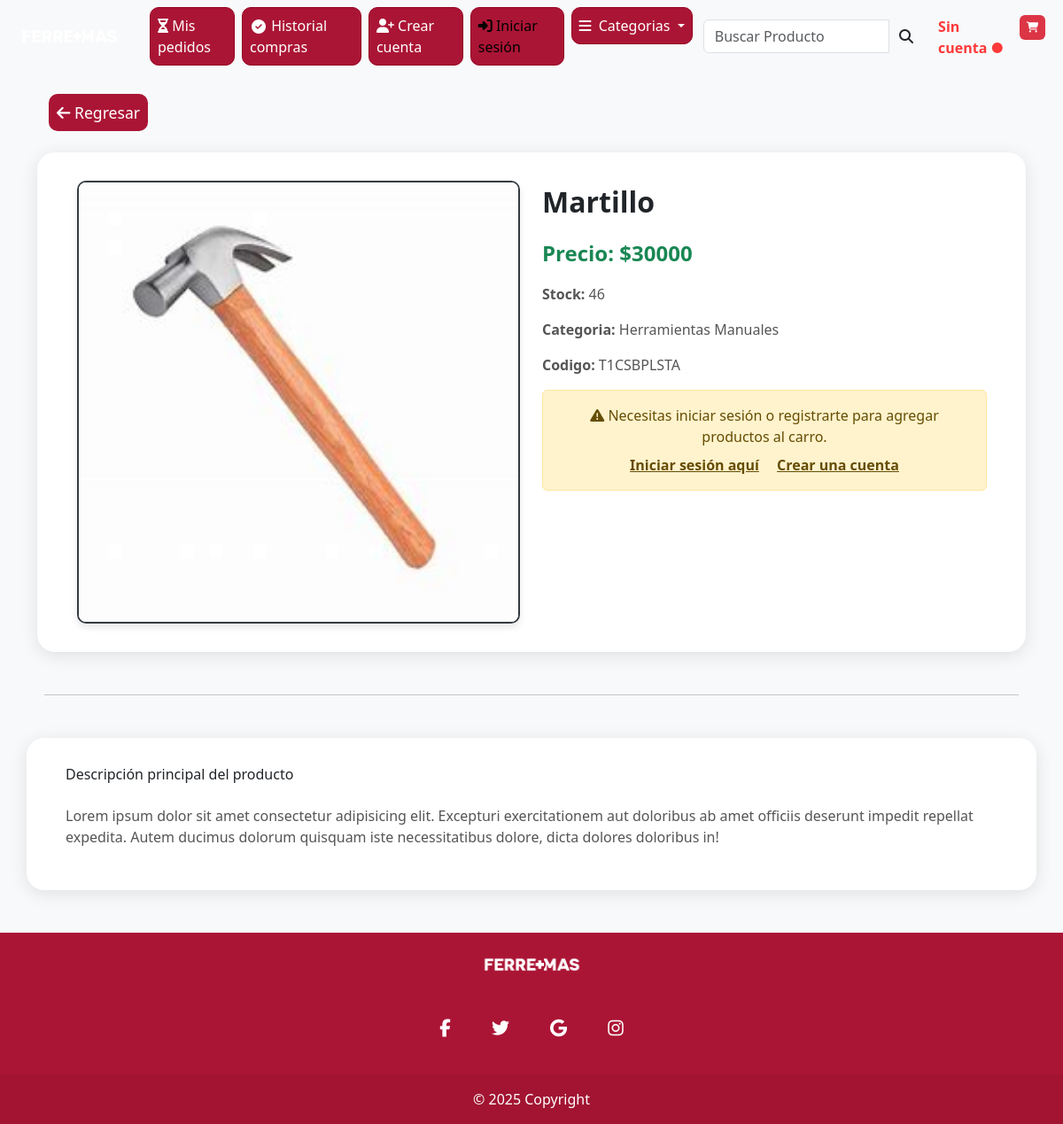
/store/producto/3/, run on the app's committed database.
### store/models.py (models this page shows, shortened)
class Producto(models.Model):
    nombre_producto = models.CharField(max_length=50)#falto modelo pero no importa
    descripcion_producto = models.TextField()
    precio_producto = models.IntegerField()
    cantidad_producto = models.IntegerField(default=0)
    creacion_producto = models.DateTimeField(default=timezone.now)
    imagen_producto = models.ImageField(upload_to='producto/', null=True, blank=True)
    id_categoria = models.ForeignKey(Categorias, on_delete=models.CASCADE, default=0)
    codigo_producto = models.CharField(max_length=10, unique=True, editable=False, blank=True)

class Categorias(models.Model):
    id_categoria = models.IntegerField(primary_key=True)
    nombre_categoria = models.CharField(max_length = 50)
    imagen_categoria = models.ImageField(upload_to='categoria/', null=True, blank=True)

### store/views.py (the view)
# urls.py: path('producto/<int:pk>/', views.detalle_productos, name='detalle_productos'),
def detalle_productos(request, pk):
    producto = get_object_or_404(Producto.objects.select_related('id_categoria').all(), pk=pk)
    return render(request, 'detalle_producto.html', {'producto': producto})

### store/templates/detalle_producto.html (shortened to what this page needs)
<!DOCTYPE html>
{% load static %}
<html lang="es">
<head>
  {% load bootstrap5 %}
  {% bootstrap_css %}
  <link rel="stylesheet" href="{% static 'css/detalle-producto-2.css' %}">
  <link rel="stylesheet" href="{% static 'css/nav.css' %}">
  <link rel="stylesheet" href="https://cdnjs.cloudflare.com/ajax/libs/font-awesome/6.6.0/css/all.min.css"
 />
</head>
<body>
  <nav class="navbar navbar-expand-lg bg-body-tertiary">
    <div class="container-fluid">
      <div class="collapse navbar-collapse" id="navbarSupportedContent">
        <a class="navbar-brand mt-2 mt-lg-0" href="{% url 'home' %}">
          <img src="{% static  'images/logo-ferremas.png' %}" height="40" alt="MDB Logo" loading="lazy" />
        </a>
        <ul class="navbar-nav me-auto mb-2 mb-lg-0">
          <li class="nav-item">
            <a class="link-diseño-nav nav-link" href="{% url 'Pedidos_pendientes' %}">
              <i class="fas fa-hourglass-half"></i>
              Mis pedidos
            </a>
          </li>
          <li class="nav-item">
            <a class="link-diseño-nav nav-link" href="{% url 'compras_usuario' %}">
              <i class="nav-icons fas fa-check-circle"></i>
              Historial compras
            </a>
          </li>
          <li class="nav-item">
            <a class="link-diseño-nav nav-link" href="{% url 'registro' %}">
              <i class="fas fa-user-plus"></i>
              Crear cuenta
            </a>
          </li>
          <li class="nav-item">
            <a class="link-diseño-nav nav-link active" aria-current="page" href="{% url 'inicio_sesion' %}">
              <i class="fas fa-sign-in-alt"></i>
              Iniciar sesión
            </a>
          </li>
          <li class="nav-item dropdown">
            <a class="link-diseño-nav nav-link dropdown-toggle" href="#" id="navbarDropdownMenuLink" role="button"
              data-bs-toggle="dropdown" aria-expanded="false">
              <i class="fas fa-bars me-1"></i> Categorias
            </a>
          </li>
        </ul>
      </div>
      <div class="d-flex align-items-center">
        <nav class="navbar bg-body-tertiary">
          <div class="container-fluid">
            <form class="d-flex input-group w-auto">
              <input type="search" class="form-control" placeholder="Buscar Producto" aria-label="Search"
                aria-describedby="search-addon" />
              <span class="input-group-text border-0" id="search-addon">
                <i class="fas fa-search"></i>
              </span>
            </form>
          </div>
        </nav>
        <ul class="navbar-nav">
          <li class="nav-item mx-1">
            {% if estado == 'usuarioAutenticado' %}
            <p class="nav-autenticacion-1">
              <b>Activo ●</b>
            </p>
            {% else %}
            <p class=" nav-autenticacion-2">
              <b>Sin cuenta ●</b>
            </p>
            {% endif %}
          </li>
          <li class="nav-item">
            <a class="nav-link" href="{% url 'carro_compra' %}">
              <span class="cantidad-carro-nav badge badge-pill bg-danger py-2">
                <i class="fas fa-shopping-cart "></i>
              </span>
            </a>
          </li>
        </ul>
      </div>
    </div>
  </nav>
  <div class="container mt-3">
<div class=" my-2 py-3">
<a href="{% url 'home' %}" class="btn-principal my-4">
      <i class="fas fa-arrow-left"></i> Regresar
    </a>
</div>
    <div class="container mt-3 mb-5">
      <div class="row producto-detalle-container">
        <div class="col-md-6 d-flex align-items-center justify-content-center">
          {% if producto.imagen_producto %}
          <img src="{{ producto.imagen_producto.url }}" class="imagen_producto" alt="{{ producto.nombre_producto }}">
          {% endif %}
        </div>
        <div class="col-md-6">
          <p class="nom_producto">{{ producto.nombre_producto }}</p>
          <p class="precio_producto">Precio: ${{ producto.precio_producto }}</p>
          <p class="descripcion_producto"><b>Stock: </b> {{ producto.cantidad_producto }}</p>
          <p class="descripcion_producto"><b>Categoria: </b> {{ producto.id_categoria.nombre_categoria }}</p>
          <p class="descripcion_producto"><b>Codigo: </b>{{ producto.codigo_producto }}</p>
          {% if user.is_authenticated %}
          <div class="formulario-compra mx-auto  text-center ">
            <form class="mx-auto text-center" action="{% url 'agregar_al_carrito' producto.id %}" method="post">
              {% csrf_token %}
              {{ form.as_p }}
              <button type="submit" class="btn ms-5 btn-principal">
                <i class="fas fa-cart-plus"></i> Agregar al Carro
              </button>
            </form>
          </div>
          {% else %}
          <div class="alert alert-warning text-center" role="alert">
            <i class="fas fa-exclamation-triangle"></i>
            Necesitas iniciar sesión o registrarte para agregar productos al carro.
            <div class="text-center mt-2">
              <a href="{% url 'inicio_sesion' %}?next={{ request.path }}" class="alert-link me-2">Iniciar sesión
                aquí</a>
              <a href="{% url 'registro' %}?next={{ request.path }}" class="alert-link ms-2">Crear una cuenta</a>
            </div>
          </div>
        </div>
        {% endif %}
      </div>
    </div>
  </div>
  <hr class="mx-auto col-11">
  <div class="container mt-5 mb-5">
    <div class="row producto-detalle-container">
       <h6 >Descripción principal del producto</h6>
          <p class="descripcion_producto">{{ producto.descripcion_producto }}</p>
    </div>
  </div>
  <footer class="text-center mt-5">
    <div class="pt-3">
      <img src="{% static  'images/logo-ferremas.png' %}" height="40" alt="MDB Logo" loading="lazy" />
    </div>
    <div class="container pt-4">
      <section class="mb-4 mx-auto">
        <a data-mdb-ripple-init class="btn btn-link btn-floating btn-lg link-color-f m-1" href="#!" role="button"
          data-mdb-ripple-color="dark"><i class="fab fa-facebook-f"></i></a>
        <a data-mdb-ripple-init class="btn btn-link btn-floating btn-lg link-color-f m-1" href="#!" role="button"
          data-mdb-ripple-color="dark"><i class="fab fa-twitter"></i></a>
        <a data-mdb-ripple-init class="btn btn-link btn-floating btn-lg link-color-f m-1" href="#!" role="button"
          data-mdb-ripple-color="dark"><i class="fab fa-google"></i></a>
        <a data-mdb-ripple-init class="btn btn-link btn-floating btn-lg link-color-f m-1" href="#!" role="button"
          data-mdb-ripple-color="dark"><i class="fab fa-instagram"></i></a>
      </section>
    </div>
    <div class="footer-final text-center p-3" style="background-color: rgba(0, 0, 0, 0.05);">
      © 2025 Copyright
    </div>
  </footer>
</body>
</html>

### store/static/css/detalle-producto-2.css (style rules this page uses)
:root { --color-seleccion: rgb(203, 203, 203); --color-navbar: #191919; --Color-primario: #ab1535 ; --color-secundario: #8a102b; --color-blanco: #ffffff; }
.navbar { background-color: #8a102b; }
.link-color-f, .list-unstyled,.text-body { color: var(--color-blanco); }
.navbar-brand, .nav-item, .nav-link { color: white; }
.link-diseño-nav { background-color: #ab1535 ; border: 1px solid #940121; margin-left: 8px; border-radius: 10px; }
.nav-icons { position: relative; margin: 2px; top: 1px; }
.nav-autenticacion-2 { position: relative; top: 9px; color: #ff3939; cursor: default; }
.cantidad-carro-nav { position: relative; }
body { background-color: #f8f9fa; }
.producto-detalle-container { background: #fff; padding: 2rem; border-radius: 20px; box-shadow: 0 4px 20px rgba(0, 0, 0, 0.1); }
.imagen_producto { width: 100%; max-width: 500px; border-radius: 10px; object-fit: cover; border: 2px solid #343a40; }
.nom_producto { font-size: 2rem; font-weight: bold; }
.precio_producto { font-size: 1.5rem; color: #198754; font-weight: bold; }
.descripcion_producto { font-size: 1rem; margin-top: 1rem; color: #555; }
.btn-principal { left: 13px; font-size: 1.1rem; padding: 10px 20px; border-radius: 10px; color: white; }
.imagen_producto { width: 100%; height: auto; border-radius: 10px; box-shadow: 0 4px 8px rgba(0, 0, 0, 0.1); }
.btn-principal { position: relative; background-color: var(--Color-primario); text-decoration: none; transition: all 0.6s ease-in-out; padding: 9px; }
footer { background-color: var(--Color-primario); }
.footer-final { color: white; background-color: var(--color-secundario); }

### store/static/css/nav.css (style rules this page uses)
:root { --color-seleccion: rgb(203, 203, 203); --color-navbar: #191919; --Color-primario: #ab1535 ; --color-secundario: #8a102b; }
.navbar { background: linear-gradient(85deg, #8a102b ); background-color: #641414; }
.navbar-brand, .nav-item, .nav-link { color: white; }
.link-diseño-nav { background-color: #ab1535 ; border: 1px solid #940121; margin-left: 8px; border-radius: 10px; }
.nav-icons { position: relative; margin: 2px; top: 1px; }
.nav-autenticacion-2 { position: relative; top: 9px; color: #ff3939; cursor: default; }
.cantidad-carro-nav { position: relative; }

### data on the page
Producto: imagen_producto (picture), nombre_producto "Martillo", precio_producto "30000", cantidad_producto "46", id_categoria.nombre_categoria "Herramientas Manuales", codigo_producto "T1CSBPLSTA", descripcion_producto "Lorem ipsum dolor sit amet consectetur adipisicing elit. Excepturi exercitationem aut doloribus ab amet officiis deserunt impedit repellat expedita. Autem ducimus dolorum quisquam iste necessitatibus dolore, dicta dolores doloribus in!"
